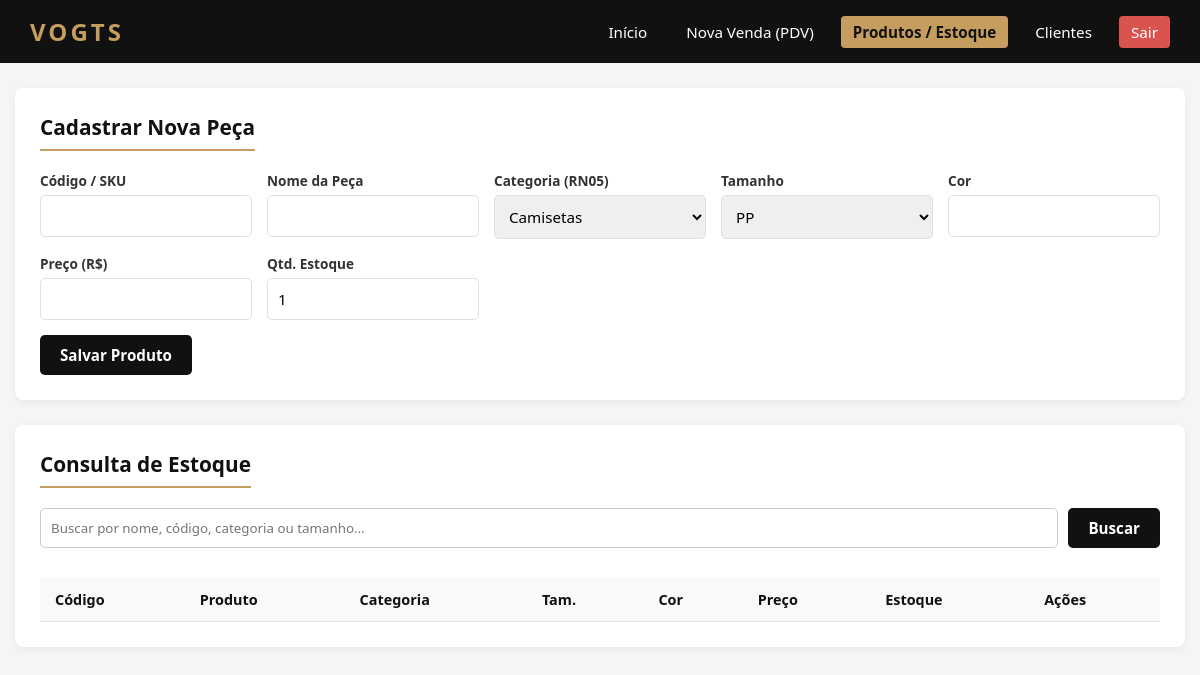
The app's page /vogts/produtos.php (signed in), older data.
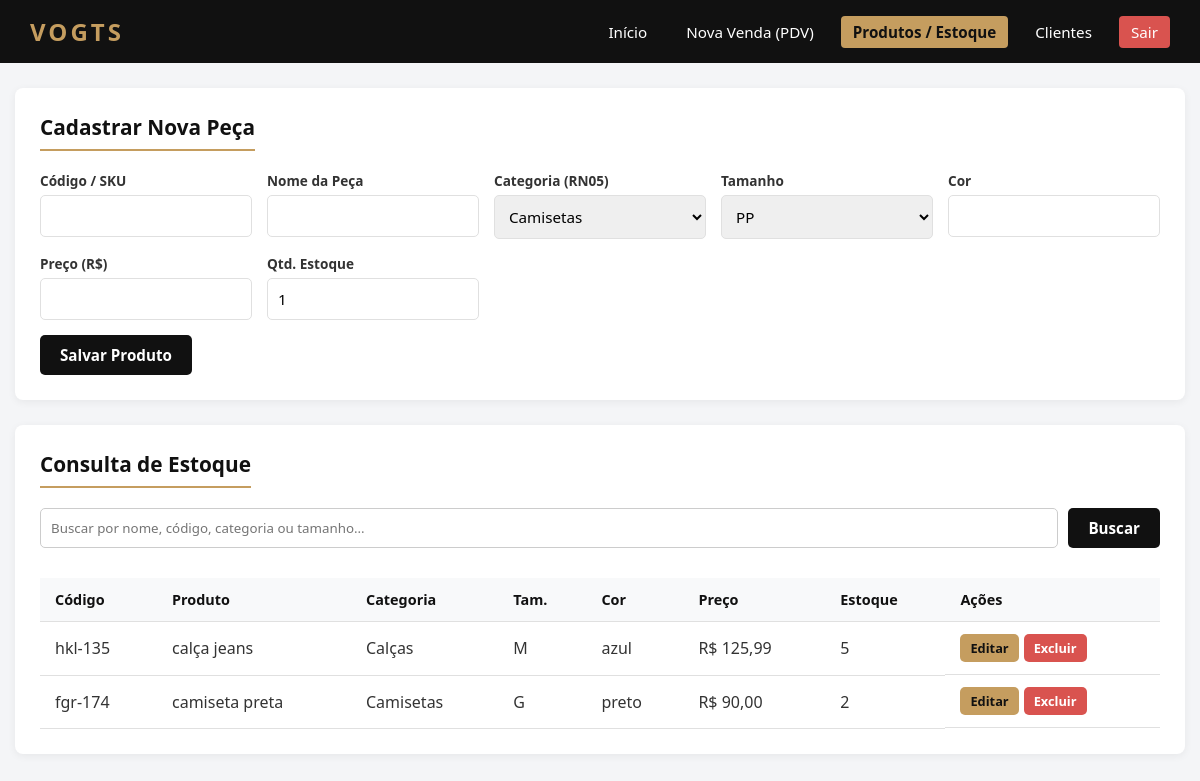
The same page, newer data.
### tables this page shows
CREATE TABLE `produtos` (
  `id` int(11) NOT NULL,
  `codigo` varchar(50) NOT NULL,
  `nome` varchar(120) NOT NULL,
  `categoria` varchar(60) NOT NULL,
  `tamanho` varchar(10) NOT NULL,
  `cor` varchar(40) NOT NULL,
  `preco` decimal(10,2) NOT NULL,
  `estoque` int(11) NOT NULL DEFAULT 0
);

### vogts/produtos.php (the view, shortened to what the changed rows need)
<?php
require 'config/conexao.php';
$produtoEditar = null;
$busca = $_GET['busca'] ?? '';
$stmt = $pdo->prepare("SELECT * FROM produtos WHERE nome LIKE ? OR codigo LIKE ? OR categoria LIKE ? OR tamanho LIKE ? ORDER BY nome ASC");
$termo = "%$busca%";
$stmt->execute([$termo, $termo, $termo, $termo]);
$produtos = $stmt->fetchAll(PDO::FETCH_ASSOC);
?>
<!DOCTYPE html>
<html lang="pt-BR">
<head>
    <link rel="stylesheet" href="assets/style.css">
</head>
<body>
    <div class="container">
        <div class="card" style="<?php echo $produtoEditar ? 'border-left: 5px solid var(--accent, #c59d5f);' : ''; ?>">
            <h2><?php echo $produtoEditar ? 'Editar Peça: ' . htmlspecialchars($produtoEditar['nome']) : 'Cadastrar Nova Peça'; ?></h2>
        </div>
        <div class="card">
            <h2>Consulta de Estoque</h2>
            <div class="table-responsive">
                <table>
                    <thead>
                        <tr>
                            <th>Código</th>
                            <th>Produto</th>
                            <th>Categoria</th>
                            <th>Tam.</th>
                            <th>Cor</th>
                            <th>Preço</th>
                            <th>Estoque</th>
                            <th>Ações</th>
                        </tr>
                    </thead>
                    <tbody>
                        <?php foreach ($produtos as $p): ?>
                            <tr class="<?php echo $p['estoque'] < 2 ? 'estoque-baixo' : ''; ?>">
                                <td><?php echo htmlspecialchars($p['codigo']); ?></td>
                                <td><?php echo htmlspecialchars($p['nome']); ?></td>
                                <td><?php echo htmlspecialchars($p['categoria']); ?></td>
                                <td><?php echo htmlspecialchars($p['tamanho']); ?></td>
                                <td><?php echo htmlspecialchars($p['cor']); ?></td>
                                <td>R$ <?php echo number_format($p['preco'], 2, ',', '.'); ?></td>
                                <td><?php echo $p['estoque']; ?><?php if ($p['estoque'] < 2): ?> <span class="badge-alerta">BAIXO</span><?php endif; ?></td>
                                <td style="display: flex; gap: 5px;">
                                    <a href="produtos.php?editar=<?php echo $p['id']; ?>" class="btn btn-primary" style="padding: 5px 10px; font-size: 0.8rem; background: var(--accent, #c59d5f); color: #111;">Editar</a>
                                    <form method="POST" onsubmit="return confirm('Excluir esta peça?');" style="margin: 0;">
                                        <button type="submit" name="excluir_produto" class="btn btn-danger" style="padding: 5px 10px; font-size: 0.8rem;">Excluir</button>
                                    </form>
                                </td>
                            </tr>
                        <?php endforeach; ?>
                    </tbody>
                </table>
            </div>
        </div>

Row changes from the older to the newer data that the page shows:
added produtos: codigo "hkl-135", nome "calça jeans", categoria "Calças", tamanho "M", cor "azul", preco "125,99", estoque "5"
added produtos: codigo "fgr-174", nome "camiseta preta", categoria "Camisetas", tamanho "G", cor "preto", preco "90,00", estoque "2"
